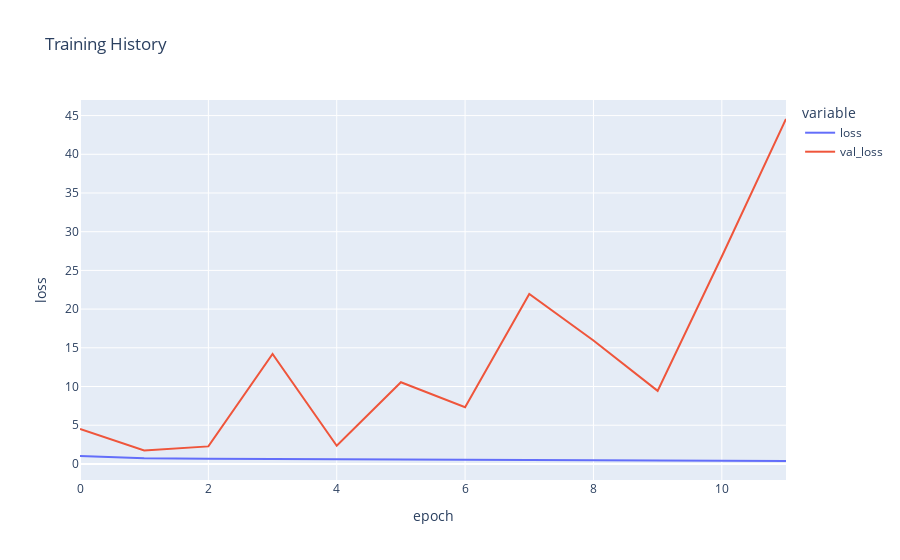

Notebook code for this chart:
### Markdown cell above
### Plotting model performance

### Code cell
fig = px.line(
    history_age.history, y=['loss', 'val_loss'],
    labels={'index': 'epoch', 'value': 'loss'}, 
    title='Training History')
fig.show()

### Figure 1 — Plotly figure (JSON) as saved in the notebook; plotly's stock layout.template omitted (floating-point values rounded to 4 significant figures)
{"data": [{"hovertemplate": "variable=loss<br>epoch=%{x}<br>loss=%{y}<extra></extra>", "legendgroup": "loss", "line": {"color": "#636efa", "dash": "solid"}, "marker": {"symbol": "circle"}, "mode": "lines", "name": "loss", "orientation": "v", "showlegend": true, "type": "scatter", "x": [0, 1, 2, 3, 4, 5, 6, 7, 8, 9, 10, 11], "xaxis": "x", "y": [1.012, 0.7215, 0.6533, 0.605, 0.5682, 0.544, 0.5168, 0.49, 0.4662, 0.4322, 0.4016, 0.3761], "yaxis": "y"}, {"hovertemplate": "variable=val_loss<br>epoch=%{x}<br>loss=%{y}<extra></extra>", "legendgroup": "val_loss", "line": {"color": "#EF553B", "dash": "solid"}, "marker": {"symbol": "circle"}, "mode": "lines", "name": "val_loss", "orientation": "v", "showlegend": true, "type": "scatter", "x": [0, 1, 2, 3, 4, 5, 6, 7, 8, 9, 10, 11], "xaxis": "x", "y": [4.502, 1.731, 2.264, 14.2, 2.344, 10.56, 7.316, 21.94, 15.95, 9.439, 26.79, 44.56], "yaxis": "y"}], "layout": {"legend": {"title": {"text": "variable"}, "tracegroupgap": 0}, "title": {"text": "Training History"}, "xaxis": {"anchor": "y", "domain": [0, 1], "title": {"text": "epoch"}}, "yaxis": {"anchor": "x", "domain": [0, 1], "title": {"text": "loss"}}}}
